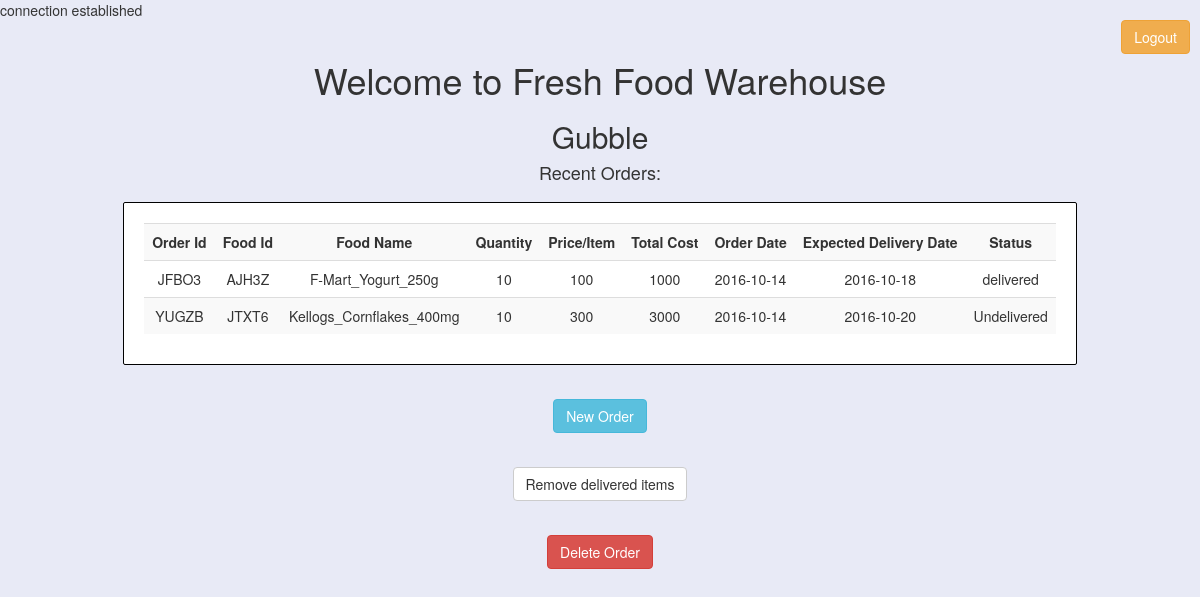
/welcomeb.php (signed in), run on the app's committed database.
### tables this page shows
CREATE TABLE `orders` (
  `order_id` varchar(5) NOT NULL,
  `s_id` int(11) NOT NULL,
  `foodId` varchar(5) NOT NULL,
  `qty` int(11) NOT NULL,
  `addedon` date NOT NULL,
  `delivery_date` date NOT NULL,
  `status` varchar(15) NOT NULL DEFAULT 'Undelivered'
);

CREATE TABLE `food` (
  `foodId` varchar(5) NOT NULL,
  `food_name` varchar(80) NOT NULL,
  `section` varchar(15) DEFAULT NULL,
  `s_id` int(11) NOT NULL,
  `addedon` date NOT NULL,
  `expiry_date` date NOT NULL,
  `qty` int(11) NOT NULL,
  `price` double NOT NULL,
  `sold` int(11) NOT NULL DEFAULT '0'
);

### welcomeb.php (the view, shortened to what this page needs)
<?php
   require_once('connect.php');
    if(isset($_SESSION['user_email'])){
      $s_id=$_SESSION['s_id'];
      $store_name=$_SESSION['store_name'];
   }
   else
   {
      $_SESSION['unlog']=1;
      header("Location:".get_base_url()."login.php");
      die();
   }
?>
<html>
   <head>
      <link rel="stylesheet" type="text/css" href="bootstrap.min.css"/>
      <link rel="stylesheet" type="text/css" href="styles.css"/>
   </head>
   <body>
      <div id="log-out">
         <a href="logout.php" role="button" class="btn btn-warning">Logout</a>
      </div>
      <h1 class="text-center">Welcome to Fresh Food Warehouse</h1>
      <h2 class="text-center"><?php echo $store_name;?></h2>
      <h4 class="text-center">Recent Orders:</h4>
      <div class="centerFlex">
      <form class="frm-wel">
         <div>
         </div>
         <div>
            <?php
            $query="SELECT order_id,orders.foodId,orders.qty,orders.addedon,delivery_date,food_name,price,status FROM orders,food WHERE orders.s_id='$s_id' AND food.foodId=orders.foodId AND NOT status='deleted' ORDER BY delivery_date";
            $response=@mysqli_query($dbc,$query);
            if(mysqli_num_rows($response))
            {
               echo '<table cellspacing="5" class="table table-striped tble" cellpadding="10">
               <tr>
               <th class="text-center">Order Id</th>
               <th class="text-center">Food Id</th>
               <th class="text-center">Food Name</th>
               <th class="text-center">Quantity</th>
               <th class="text-center">Price/Item</th>
               <th class="text-center">Total Cost</th>
               <th class="text-center">Order Date</th>
               <th class="text-center">Expected Delivery Date</th>
               <th class="text-center">Status</th>
               </tr>';
                  while($row=mysqli_fetch_array($response))
                  {
                     echo '<tr>
                     <td class="text-center">'.$row['order_id'].'</td>
                     <td class="text-center">'.$row['foodId'].'</td>
                     <td class="text-center">'.$row['food_name'].'</td>
                     <td class="text-center">'.$row['qty'].'</td>
                     <td class="text-center">'.$row['price'].'</td>
                     <td class="text-center">'.$row['price']*$row['qty'].'</td>
                     <td class="text-center">'.$row['addedon'].'</td>
                     <td class="text-center">'.$row['delivery_date'].'</td>
                     <td class="text-center">'.$row['status'].'</td>
                     </tr>';
                  }
               echo '</table>';
            }
            else {
               echo '<div class="text-center">No Recent Orders</div>';
            }
            ?>
         </div>
      </form>
   </div>
   <div class="centerFlex">
      <form>
         <div>
         <button class="btn btn-Info" type="submit" formaction="neworder.php" value="neworder">New Order</button>
         </div>
      </form>
   </div>
   <div class="centerFlex">
      <form method="post">
         <div>
         <button class="btn btn-default" type="submit" name="clear" formaction="welcomeb.php" value="clear">Remove delivered items</button>
         </div>
      </form>
   </div>
   <div class="centerFlex">
      <form>
         <div>
         <button class="btn btn-danger" type="submit" name="remove" formaction="deleteorder.php" value="delete">Delete Order</button>
         </div>
      </form>
   </div>
   </body>
</html>

### styles.css (style rules this page uses)
body { box-sizing: border-box; background-color: #E8EAF6; }
.centerFlex { align-items: center; display: flex; justify-content: center; }
div { margin: 0px 50px 0px 50px; padding: 10px; }
div a { margin-right: -50px; }
div form div { margin: -10px auto -10px auto; }
.frm-wel { background-color: white; border: 1px solid black; border-radius: 2px; padding: 10px; color: black; }
.tble { font-size: 14px; background-color: white; padding-left: -25px; padding-right: -25px; }
#log-out { position: relative; }
#log-out a { position: absolute; top: 0px; right: 10px; }

### data on the page
orders: order_id "JFBO3", foodId "AJH3Z", foodId.food_name "F-Mart_Yogurt_250g", qty "10", foodId.price "100", $row['price']*$row['qty'] "1000", addedon "2016-10-14", delivery_date "2016-10-18", status "delivered"
orders: order_id "YUGZB", foodId "JTXT6", foodId.food_name "Kellogs_Cornflakes_400mg", qty "10", foodId.price "300", $row['price']*$row['qty'] "3000", addedon "2016-10-14", delivery_date "2016-10-20", status "Undelivered"

### other printed values
$store_name "Gubble"
